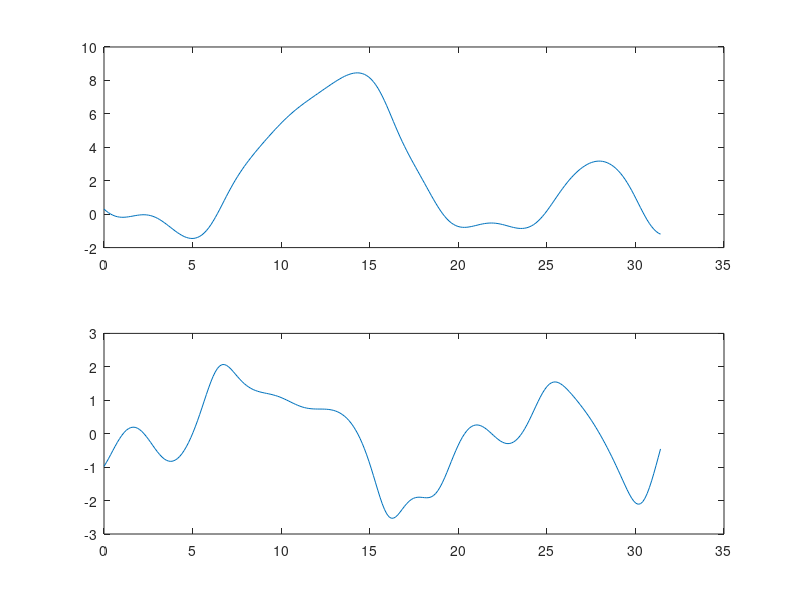

This chart was generated by the following MATLAB code: (Note: this script raises an error after producing the figure.)
% MAIN_readDataLog
%
%


DATA = csvread('dataLog.csv');
t = DATA(:,1);
q = DATA(:,2);
w = DATA(:,3);


figure(1); clf;

subplot(2,1,1);
plot(t,q);

subplot(2,1,2);
plot(t,w);


%%%% Now check using ode45:
tSpan = t([1,end]);
z0 = [q(1); w(1)];

% Dynamical system - driven damped pendulum
dynSys = @(t,z)( [z(2,:);  cos(t) - 0.1*z(2,:) - sin(z(1,:))] );

% simulate:
soln = ode45(dynSys,tSpan,z0);
zSoln = deval(soln,t);
qSoln = zSoln(1,:);
wSoln = zSoln(2,:);

subplot(2,1,1); hold on;
plot(t,qSoln);

subplot(2,1,2); hold on;
plot(t,wSoln);


